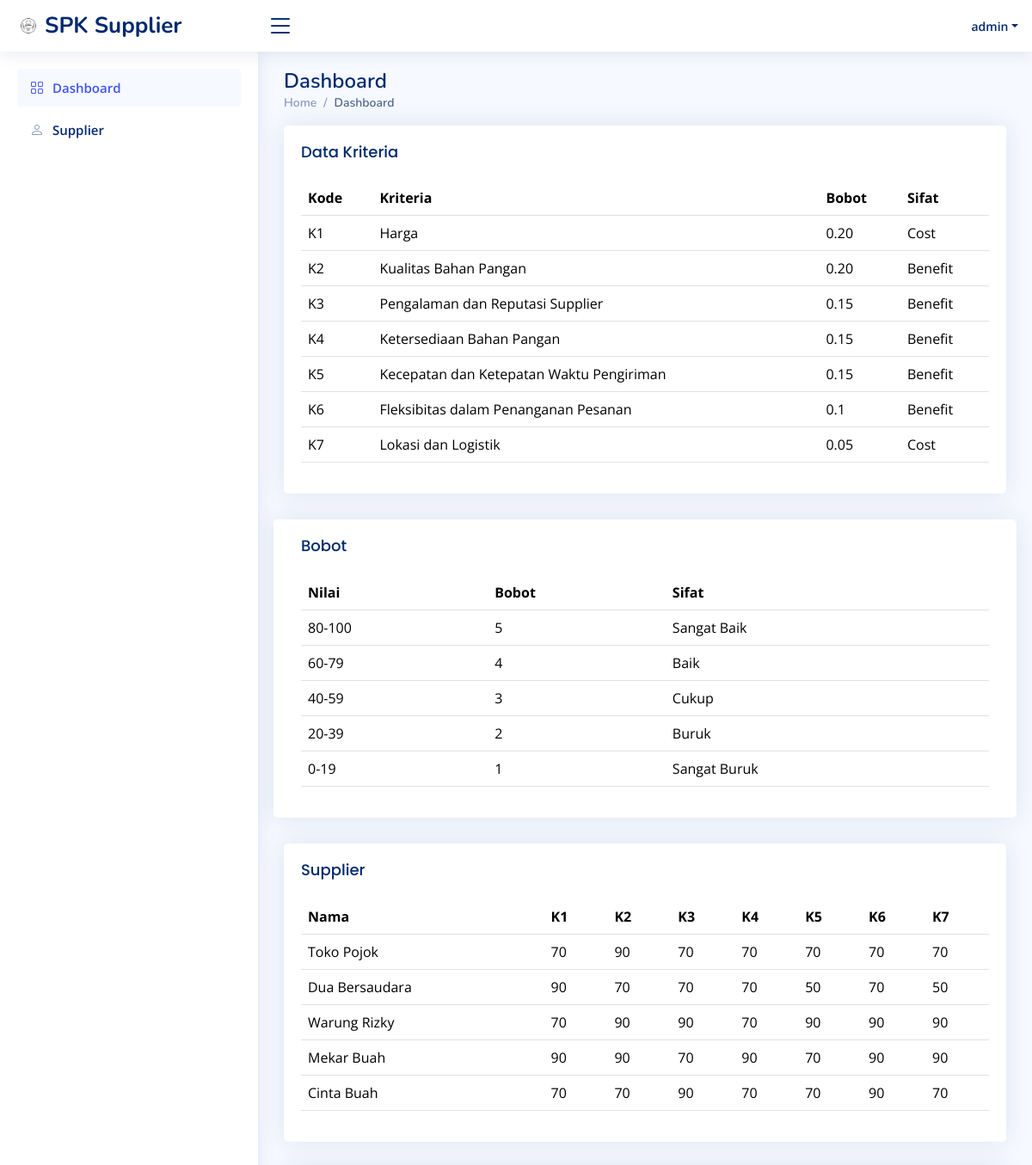
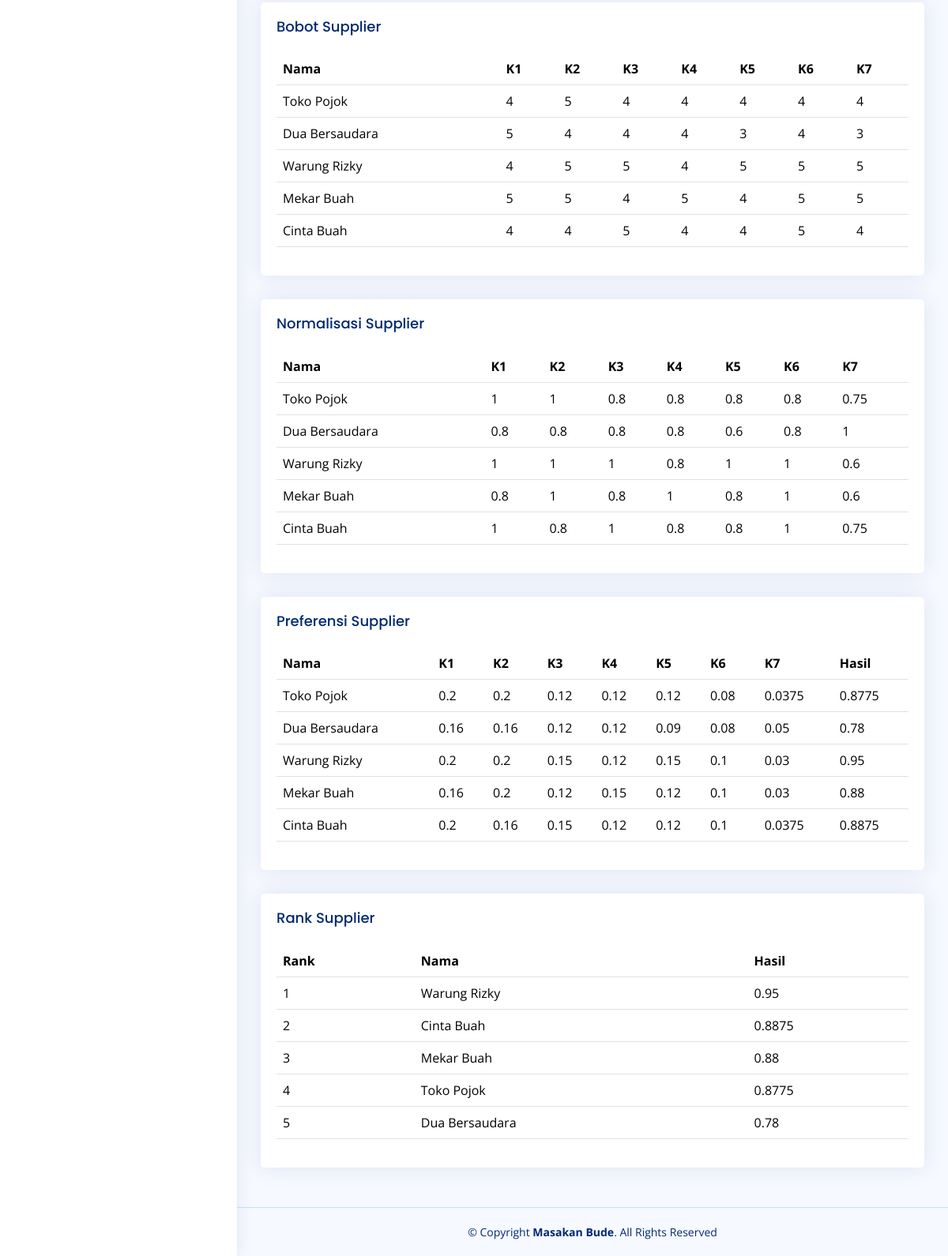
Screenshot of /dashboard.php (signed in) with the database file from the repository (2 pictures, top to bottom).
### tables this page shows
CREATE TABLE `user` (
  `id` int(11) NOT NULL,
  `username` varchar(255) NOT NULL,
  `password` varchar(255) NOT NULL
);

CREATE TABLE `supplier` (
  `id` int(11) NOT NULL,
  `nama` varchar(255) NOT NULL,
  `k1` int(11) NOT NULL,
  `k2` int(11) NOT NULL,
  `k3` int(11) NOT NULL,
  `k4` int(11) NOT NULL,
  `k5` int(11) NOT NULL,
  `k6` int(11) NOT NULL,
  `k7` int(11) NOT NULL
);

### dashboard.php (the view, shortened to what this page needs)
<?php
    require_once 'connection.php';
    $sql = "SELECT * FROM user WHERE id=".$_SESSION["logged"];
    $result = mysqli_query($conn, $sql);
    $user =mysqli_fetch_array($result);
    function convertNilai($nilai) {
        if ($nilai >= 80 && $nilai <= 100) {
            return 5;
        } elseif ($nilai >= 60 && $nilai < 80) {
            return 4;
        } elseif ($nilai >= 40 && $nilai < 60) {
            return 3;
        } elseif ($nilai >= 20 && $nilai < 40) {
            return 2;
        } elseif ($nilai >= 0 && $nilai < 20) {
            return 1;
        } else {
            return 0;
        }
    }
    function sumNilai($nilai){
        return $nilai['k1']+$nilai['k2']+$nilai['k3']+$nilai['k4']+$nilai['k5']+$nilai['k6']+$nilai['k7'];
    }
    $sql = "SELECT * FROM supplier";
    $result = mysqli_query($conn, $sql);
    $data = array();
    $minK1 = 5;
    $maxK2 = 1;
    $maxK3 = 1;
    $maxK4 = 1;
    $maxK5 = 1;
    $maxK6 = 1;
    $minK7 = 5;
    $k1 = 0.2;
    $k2 = 0.2;
    $k3 = 0.15;
    $k4 = 0.15;
    $k5 = 0.15;
    $k6 = 0.10;
    $k7 = 0.05;
    while($row =mysqli_fetch_array($result)) {
        $row['bobot']['k1'] = convertNilai($row['k1']);
        $row['bobot']['k2'] = convertNilai($row['k2']);
        $row['bobot']['k3'] = convertNilai($row['k3']);
        $row['bobot']['k4'] = convertNilai($row['k4']);
        $row['bobot']['k5'] = convertNilai($row['k5']);
        $row['bobot']['k6'] = convertNilai($row['k6']);
        $row['bobot']['k7'] = convertNilai($row['k7']);
        $minK1 = ($row['bobot']['k1']<$minK1?$row['bobot']['k1']:$minK1);
        $maxK2 = ($row['bobot']['k2']>$maxK2?$row['bobot']['k2']:$maxK2);
        $maxK3 = ($row['bobot']['k3']>$maxK3?$row['bobot']['k3']:$maxK3);
        $maxK4 = ($row['bobot']['k4']>$maxK4?$row['bobot']['k4']:$maxK4);
        $maxK5 = ($row['bobot']['k5']>$maxK5?$row['bobot']['k5']:$maxK5);
        $maxK6 = ($row['bobot']['k6']>$maxK6?$row['bobot']['k6']:$maxK6);
        $minK7 = ($row['bobot']['k7']<$minK7?$row['bobot']['k7']:$minK7);
        $data[] = $row;
    }
    for ($i=0; $i < count($data); $i++) {
        $data[$i]['normalisasi']['k1'] = $minK1/$data[$i]['bobot']['k1'];
        $data[$i]['normalisasi']['k2'] = $data[$i]['bobot']['k2']/$maxK2;
        $data[$i]['normalisasi']['k3'] = $data[$i]['bobot']['k3']/$maxK3;
        $data[$i]['normalisasi']['k4'] = $data[$i]['bobot']['k4']/$maxK4;
        $data[$i]['normalisasi']['k5'] = $data[$i]['bobot']['k5']/$maxK5;
        $data[$i]['normalisasi']['k6'] = $data[$i]['bobot']['k6']/$maxK6;
        $data[$i]['normalisasi']['k7'] = $minK7/$data[$i]['bobot']['k7'];
        $data[$i]['preferensi']['k1'] = $data[$i]['normalisasi']['k1']*$k1;
        $data[$i]['preferensi']['k2'] = $data[$i]['normalisasi']['k2']*$k2;
        $data[$i]['preferensi']['k3'] = $data[$i]['normalisasi']['k3']*$k3;
        $data[$i]['preferensi']['k4'] = $data[$i]['normalisasi']['k4']*$k4;
        $data[$i]['preferensi']['k5'] = $data[$i]['normalisasi']['k5']*$k5;
        $data[$i]['preferensi']['k6'] = $data[$i]['normalisasi']['k6']*$k6;
        $data[$i]['preferensi']['k7'] = $data[$i]['normalisasi']['k7']*$k7;
        $data[$i]['preferensi']['total'] = sumNilai($data[$i]['preferensi']);
    }
    $rank = array();
    foreach($data as $row){
        $rank[] = [
            'nama'=>$row['nama'],
            'total'=>$row['preferensi']['total']
        ];
    }
    $n = count($rank);
    for ($i = 0; $i < $n - 1; $i++) {
        for ($j = 0; $j < $n - $i - 1; $j++) {
            if ($rank[$j]['total'] < $rank[$j + 1]['total']) {
                $temp = $rank[$j];
                $rank[$j] = $rank[$j + 1];
                $rank[$j + 1] = $temp;
            }
        }
    }
?>
<!DOCTYPE html>
<html lang="en">
<head>
  <link href="assets/vendor/bootstrap/css/bootstrap.min.css" rel="stylesheet">
  <link href="assets/vendor/bootstrap-icons/bootstrap-icons.css" rel="stylesheet">
  <link href="assets/vendor/boxicons/css/boxicons.min.css" rel="stylesheet">
  <link href="assets/vendor/quill/quill.snow.css" rel="stylesheet">
  <link href="assets/vendor/quill/quill.bubble.css" rel="stylesheet">
  <link href="assets/vendor/remixicon/remixicon.css" rel="stylesheet">
  <link href="assets/vendor/simple-datatables/style.css" rel="stylesheet">
  <link href="assets/css/style.css" rel="stylesheet">
</head>
<body>
  <header id="header" class="header fixed-top d-flex align-items-center">
    <div class="d-flex align-items-center justify-content-between">
      <a href="index.html" class="logo d-flex align-items-center">
        <img src="assets/img/logo.png" alt="">
        <span class="d-none d-lg-block">SPK Supplier</span>
      </a>
      <i class="bi bi-list toggle-sidebar-btn"></i>
    </div>
    <nav class="header-nav ms-auto">
      <ul class="d-flex align-items-center">
        <li class="nav-item dropdown pe-3">
          <a class="nav-link nav-profile d-flex align-items-center pe-0" href="#" data-bs-toggle="dropdown">
            <span class="d-none d-md-block dropdown-toggle ps-2"><?=$user['username']?></span>
          </a>
        </li>
      </ul>
    </nav>
  </header>
  <aside id="sidebar" class="sidebar">
    <ul class="sidebar-nav" id="sidebar-nav">
      <li class="nav-item">
        <a class="nav-link " href="dashboard.php">
          <i class="bi bi-grid"></i>
          <span>Dashboard</span>
        </a>
      </li>
      <li class="nav-item">
        <a class="nav-link collapsed" href="supplier.php">
          <i class="bi bi-person"></i>
          <span>Supplier</span>
        </a>
      </li>
    </ul>
  </aside>
  <main id="main" class="main">
    <div class="pagetitle">
      <h1>Dashboard</h1>
      <nav>
        <ol class="breadcrumb">
          <li class="breadcrumb-item"><a href="index.html">Home</a></li>
          <li class="breadcrumb-item active">Dashboard</li>
        </ol>
      </nav>
    </div>
    <section class="section dashboard">
    <div class="row">
        <div class="col-12">
        <div class="card">
              <div class="card-body">
                <h5 class="card-title">Data Kriteria</h5>
                <table class="table">
                  <thead>
                    <tr>
                      <th>Kode</th>
                      <th>Kriteria</th>
                      <th>Bobot</th>
                      <th>Sifat</th>
                    </tr>
                  </thead>
                  <tbody>
                    <tr>
                      <td>K1</td>
                      <td>Harga</td>
                      <td>0.20</td>
                      <td>Cost</td>
                    </tr>
                    <tr>
                      <td>K2</td>
                      <td>Kualitas Bahan Pangan</td>
                      <td>0.20</td>
                      <td>Benefit</td>
                    </tr>
                    <tr>
                      <td>K3</td>
                      <td>Pengalaman dan Reputasi Supplier</td>
                      <td>0.15</td>
                      <td>Benefit</td>
                    </tr>
                    <tr>
                      <td>K4</td>
                      <td>Ketersediaan Bahan Pangan</td>
                      <td>0.15</td>
                      <td>Benefit</td>
                    </tr>
                    <tr>
                      <td>K5</td>
                      <td>Kecepatan dan Ketepatan Waktu Pengiriman</td>
                      <td>0.15</td>
                      <td>Benefit</td>
                    </tr>
                    <tr>
                      <td>K6</td>
                      <td>Fleksibitas dalam Penanganan Pesanan</td>
                      <td>0.1</td>
                      <td>Benefit</td>
                    </tr>
                    <tr>
                      <td>K7</td>
                      <td>Lokasi dan Logistik </td>
                      <td>0.05</td>
                      <td>Cost</td>
                    </tr>
                  </tbody>
                </table>
              </div>
          </div>
        </div>
        <div class="card">
              <div class="card-body">
                <h5 class="card-title">Bobot</h5>
                <table class="table">
                  <thead>
                    <tr>
                      <th>Nilai</th>
                      <th>Bobot</th>
                      <th>Sifat</th>
                    </tr>
                  </thead>
                  <tbody>
                    <tr>
                      <td>80-100</td>
                      <td>5</td>
                      <td>Sangat Baik</td>
                    </tr>
                    <tr>
                      <td>60-79</td>
                      <td>4</td>
                      <td>Baik</td>
                    </tr>
                    <tr>
                      <td>40-59</td>
                      <td>3</td>
                      <td>Cukup</td>
                    </tr>
                    <tr>
                      <td>20-39</td>
                      <td>2</td>
                      <td>Buruk</td>
                    </tr>
                    <tr>
                      <td>0-19</td>
                      <td>1</td>
                      <td>Sangat Buruk</td>
                    </tr>
                  </tbody>
                </table>
              </div>
          </div>
        </div>
        <div class="card">
            <div class="card-body">
              <h5 class="card-title">Supplier</h5>
              <table class="table">
                <thead>
                  <tr>
                    <th>Nama</th>
                    <th>K1</th>
                    <th>K2</th>
                    <th>K3</th>
                    <th>K4</th>
                    <th>K5</th>
                    <th>K6</th>
                    <th>K7</th>
                  </tr>
                </thead>
                <tbody>
                <?php
                        foreach($data as $row):
                  ?>
                      <tr>
                          <td><?=$row['nama']?></td>
                          <td><?=$row['k1']?></td>
                            <td><?=$row['k2']?></td>
                            <td><?=$row['k3']?></td>
                            <td><?=$row['k4']?></td>
                            <td><?=$row['k5']?></td>
                            <td><?=$row['k6']?></td>
                            <td><?=$row['k7']?></td>
                      </tr>
                  <?php endforeach ?>
                </tbody>
              </table>
            </div>
        </div>
        <div class="card">
            <div class="card-body">
              <h5 class="card-title">Bobot Supplier</h5>
              <table class="table">
                <thead>
                  <tr>
                    <th>Nama</th>
                    <th>K1</th>
                    <th>K2</th>
                    <th>K3</th>
                    <th>K4</th>
                    <th>K5</th>
                    <th>K6</th>
                    <th>K7</th>
                  </tr>
                </thead>
                <tbody>
                  <?php
                        foreach($data as $row):
                  ?>
                      <tr>
                            <td><?=$row['nama']?></td>
                            <td><?=$row['bobot']['k1']?></td>
                            <td><?=$row['bobot']['k2']?></td>
                            <td><?=$row['bobot']['k3']?></td>
                            <td><?=$row['bobot']['k4']?></td>
                            <td><?=$row['bobot']['k5']?></td>
                            <td><?=$row['bobot']['k6']?></td>
                            <td><?=$row['bobot']['k7']?></td>
                      </tr>
                  <?php endforeach ?>
                </tbody>
              </table>
            </div>
        </div>
        <div class="card">
            <div class="card-body">
              <h5 class="card-title">Normalisasi Supplier</h5>
              <table class="table">
                <thead>
                  <tr>
                    <th>Nama</th>
                    <th>K1</th>
                    <th>K2</th>
                    <th>K3</th>
                    <th>K4</th>
                    <th>K5</th>
                    <th>K6</th>
                    <th>K7</th>
                  </tr>
                </thead>
                <tbody>
                  <?php
                        foreach($data as $row):
                  ?>
                      <tr>
                            <td><?=$row['nama']?></td>
                            <td><?=$row['normalisasi']['k1']?></td>
                            <td><?=$row['normalisasi']['k2']?></td>
                            <td><?=$row['normalisasi']['k3']?></td>
                            <td><?=$row['normalisasi']['k4']?></td>
                            <td><?=$row['normalisasi']['k5']?></td>
                            <td><?=$row['normalisasi']['k6']?></td>
                            <td><?=$row['normalisasi']['k7']?></td>
                      </tr>
                  <?php endforeach ?>
                </tbody>
              </table>
            </div>
        </div>
        <div class="card">
            <div class="card-body">
              <h5 class="card-title">Preferensi Supplier</h5>
              <table class="table">
                <thead>
                  <tr>
                    <th>Nama</th>
                    <th>K1</th>
                    <th>K2</th>
                    <th>K3</th>
                    <th>K4</th>
                    <th>K5</th>
                    <th>K6</th>
                    <th>K7</th>
                    <th>Hasil</th>
                  </tr>
                </thead>
                <tbody>
                  <?php
                        foreach($data as $row):
                  ?>
                      <tr>
                            <td><?=$row['nama']?></td>
                            <td><?=$row['preferensi']['k1']?></td>
                            <td><?=$row['preferensi']['k2']?></td>
                            <td><?=$row['preferensi']['k3']?></td>
                            <td><?=$row['preferensi']['k4']?></td>
                            <td><?=$row['preferensi']['k5']?></td>
                            <td><?=$row['preferensi']['k6']?></td>
                            <td><?=$row['preferensi']['k7']?></td>
                            <td><?=$row['preferensi']['total']?></td>
                      </tr>
                  <?php endforeach ?>
                </tbody>
              </table>
            </div>
        </div>
        <div class="card">
            <div class="card-body">
              <h5 class="card-title">Rank Supplier</h5>
              <table class="table">
                <thead>
                  <tr>
                    <th>Rank</th>
                    <th>Nama</th>
                    <th>Hasil</th>
                  </tr>
                </thead>
                <tbody>
                  <?php
                        $i = 1;
                        foreach($rank as $row):
                  ?>
                      <tr>
                            <td><?=$i++?></td>
                            <td><?=$row['nama']?></td>
                            <td><?=$row['total']?></td>
                      </tr>
                  <?php endforeach ?>
                </tbody>
              </table>
            </div>
        </div>
    </section>
  </main>
  <footer id="footer" class="footer">
    <div class="copyright">
      &copy; Copyright <strong><span>Masakan Bude</span></strong>. All Rights Reserved
    </div>
  </footer>
</body>
</html>

### rows the page displays
user: username "admin"
supplier: nama "Toko Pojok", k1 "70", k2 "90", k3 "70", k4 "70", k5 "70", k6 "70", k7 "70", k2 "5", k1 "1", k2 "1", k3 "0.8", k4 "0.8", k5 "0.8", k6 "0.8", k7 "0.75", k1 "0.2", k2 "0.2", k3 "0.12", k4 "0.12", k5 "0.12", k6 "0.08", k7 "0.0375", total "0.8775"
supplier: nama "Dua Bersaudara", k1 "90", k2 "70", k3 "70", k4 "70", k5 "50", k6 "70", k7 "50", k1 "5", k5 "3", k7 "3", k1 "0.8", k2 "0.8", k3 "0.8", k4 "0.8", k5 "0.6", k6 "0.8", k7 "1", k1 "0.16", k2 "0.16", k3 "0.12", k4 "0.12", k5 "0.09", k6 "0.08", k7 "0.05", total "0.78"
supplier: nama "Warung Rizky", k1 "70", k2 "90", k3 "90", k4 "70", k5 "90", k6 "90", k7 "90", k1 "4", k4 "4", k1 "1", k2 "1", k3 "1", k4 "0.8", k5 "1", k6 "1", k7 "0.6", k1 "0.2", k2 "0.2", k3 "0.15", k4 "0.12", k5 "0.15", k6 "0.1", k7 "0.03", total "0.95"
supplier: nama "Mekar Buah", k1 "90", k2 "90", k3 "70", k4 "90", k5 "70", k6 "90", k7 "90", id "4", k3 "4", k5 "4", k1 "0.8", k2 "1", k3 "0.8", k4 "1", k5 "0.8", k6 "1", k7 "0.6", k1 "0.16", k2 "0.2", k3 "0.12", k4 "0.15", k5 "0.12", k6 "0.1", k7 "0.03", total "0.88"
supplier: nama "Cinta Buah", k1 "70", k2 "70", k3 "90", k4 "70", k5 "70", k6 "90", k7 "70", id "5", k3 "5", k6 "5", k1 "1", k2 "0.8", k3 "1", k4 "0.8", k5 "0.8", k6 "1", k7 "0.75", k1 "0.2", k2 "0.16", k3 "0.15", k4 "0.12", k5 "0.12", k6 "0.1", k7 "0.0375", total "0.8875"

### other values shown
$row['nama'] "Warung Rizky"
$row['total'] "0.95"
$row['nama'] "Cinta Buah"
$row['total'] "0.8875"
$row['nama'] "Mekar Buah"
$row['total'] "0.88"
$row['nama'] "Toko Pojok"
$row['total'] "0.8775"
$row['nama'] "Dua Bersaudara"
$row['total'] "0.78"
